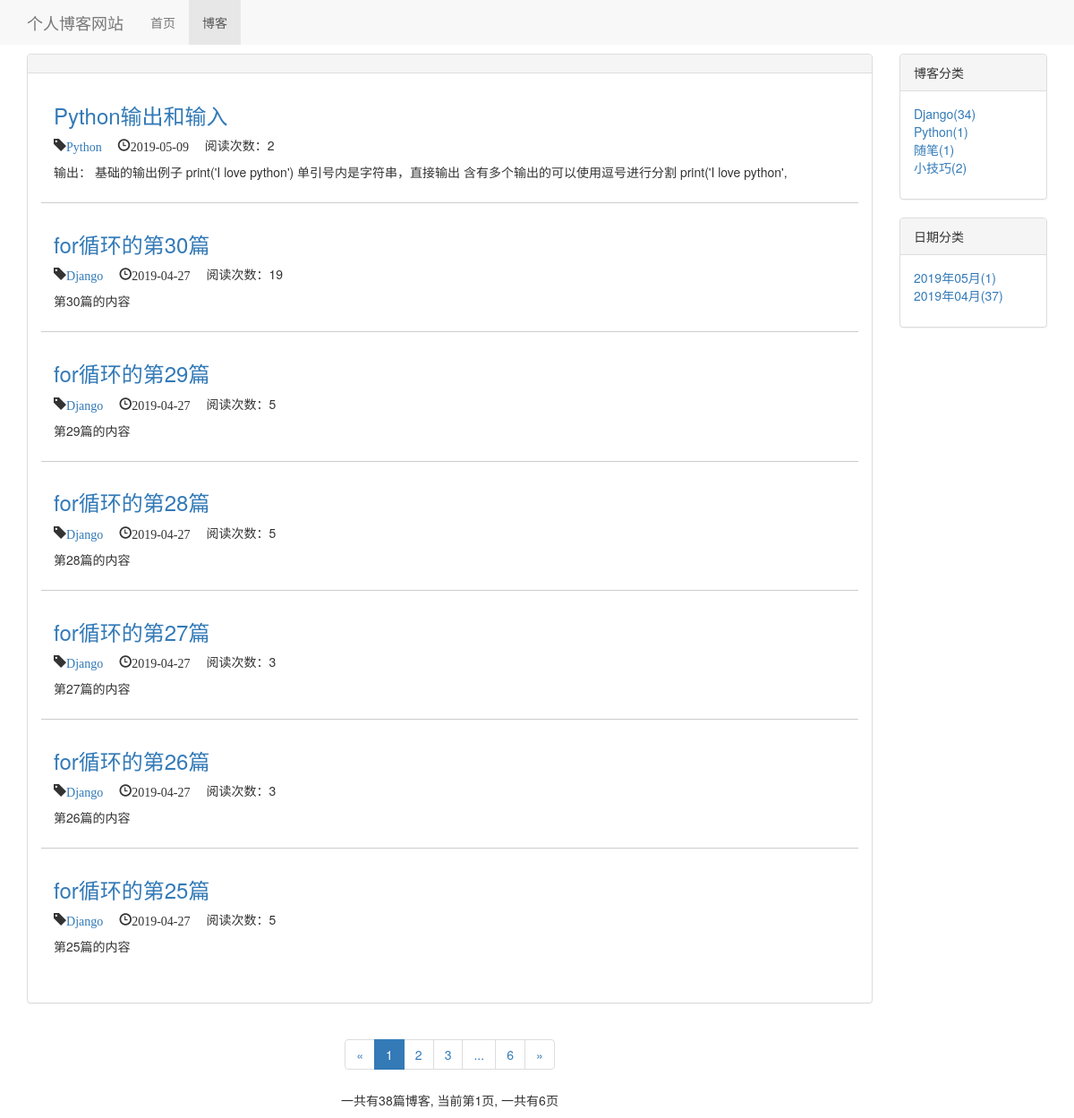
/blog/, run on an earlier commit of the app's database.
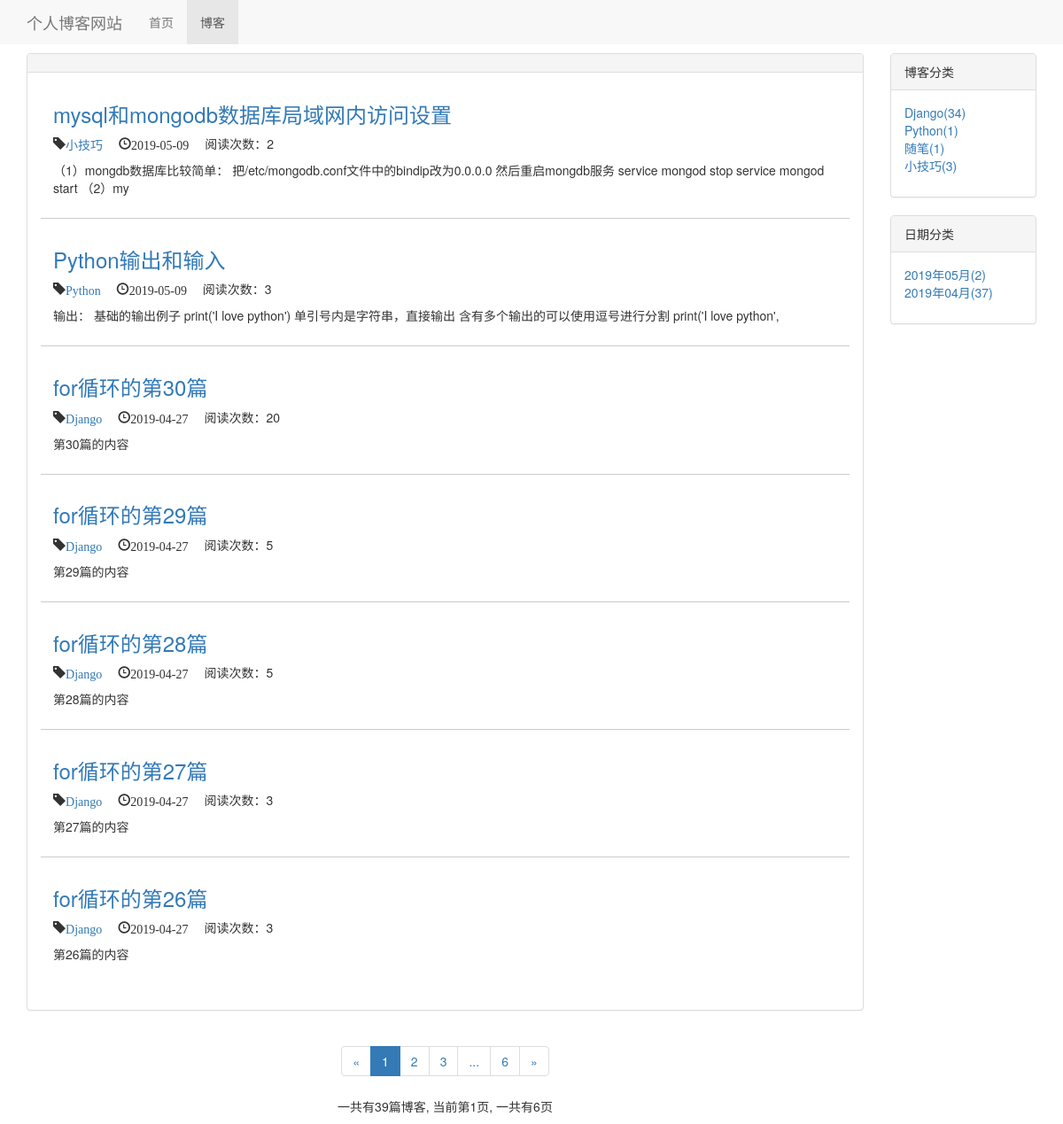
And on a later commit of the database.
### blog/models.py (models this page shows, shortened)
class Blog(models.Model, ReadNumExpandMethod):
    read_details = GenericRelation(ReadDetail)
    title = models.CharField(max_length=50)
    blog_type = models.ForeignKey(BlogType, on_delete=models.DO_NOTHING)
    content = RichTextUploadingField(config_name='my_config')
    author = models.ForeignKey(User, on_delete=models.DO_NOTHING)
    created_time = models.DateTimeField(auto_now_add=True)
    last_update_time = models.DateTimeField(auto_now=True)
    is_delete = models.BooleanField(default=False)
    class Meta:
        ordering = ['-created_time']  # 按照创建时间新到旧进行排序

class BlogType(models.Model):
    blog_type = models.CharField(max_length=15)
    def __str__(self):
        return self.blog_type

### read_statistics/models.py (models this page shows)
class ReadNum(models.Model):
    read_num = models.IntegerField(default=0)
    content_type = models.ForeignKey(ContentType, on_delete=models.DO_NOTHING)
    object_id = models.PositiveIntegerField()
    content_object = GenericForeignKey('content_type', 'object_id')

### blog/views.py (the view)
# urls.py: path('', views.Blog_list, name='blog_list'),
def Blog_list(request):
    blogs_all_list = Blog.objects.filter(is_delete=False)
    context = get_common_blog_data(request, blogs_all_list)
    return render(request, "blog/blog_list.html", context)

### read_statistics/models.py (called while the page is built)
    def get_read_num(self):
        try:
            ct = ContentType.objects.get_for_model(self)
            readnum = ReadNum.objects.get(content_type=ct, object_id=self.pk)
            return readnum.read_num
        except exceptions.ObjectDoesNotExist:
            return 0

### blog/templates/blog/blog_list.html (shortened to what this page needs)
{% extends 'base.html' %}
{% load staticfiles %}
{% block header_extends %}
    <link rel="stylesheet" href="{% static 'blog.css' %}">
{% endblock %}
{% block nav_blog_active %}
    active
{% endblock %}
{% block content %}
    <div class="container">
        <div class="row">
            <div class="col-xs-12 col-sm-8 col-md-9 col-lg-10">
                <div class="panel panel-default">
                    <div class="panel-heading">
                    </div>
                    <div class="panel-body">
                        <ul style="list-style-type: none">
                            {% for blog in page_of_blogs %}
                                <div class="blog">
                                    <h3><a href="{% url 'blog_detail' blog.pk %}">{{ blog.title }}</a></h3>
                                    <p class="blog-info">
                                        <span class="glyphicon glyphicon-tag"><a href="{% url 'blog_with_type' blog.blog_type.pk %}">{{ blog.blog_type }}</a></span>
                                        <span class="glyphicon glyphicon-time">{{ blog.created_time | date:'Y-m-d' }}</span>
                                        <span>阅读次数：{{ blog.get_read_num }}</span>
                                    </p>
                                    <p>{{ blog.content | striptags | safe | truncatechars:120 }}</p>
                                </div>
                            {% empty %}
                                <div class="blog">
                                    <h3>--暂无博客敬请期待--</h3>
                                </div>
                            {% endfor %}
                        </ul>
                    </div>
                </div>
                <div class="paginator">
                    <ul class="pagination">
                        <li>
                            {% if page_of_blogs.has_previous %}
                                <a href="?page={{ page_of_blogs.previous_page_number }}" aria-label="Previous">
                                    <span aria-hidden="true">&laquo;</span>
                                </a>
                            {% else %}
                                <span aria-hidden="true">&laquo;</span>
                            {% endif %}
                        </li>
                            {% for page_num in page_list %}
                                {% if page_num == page_of_blogs.number%}
                                    <li class="active"><span>{{ page_num }}</span></li>
                                {% elif page_num == '...'%}
                                    <li><span>{{ page_num }}</span></li>
                                {% else %}
                                    <li><a href="?page={{ page_num }}">{{ page_num }}</a></li>
                                {% endif %}
                            {% endfor %}
                        <li>
                            {% if page_of_blogs.has_next %}
                                <a href="?page={{ page_of_blogs.next_page_number }}" aria-label="Next">
                                    <span aria-hidden="true">&raquo;</span>
                                </a>
                            {% else %}
                                <span aria-hidden="true">&raquo;</span>
                            {% endif %}
                        </li>
                    </ul>
                    <p>
                        一共有{{ blog_count }}篇博客, 当前第{{ page_of_blogs.number }}页, 一共有{{ total_page }}页
                    </p>
                </div>
            </div>
            <div class="hidden-xs col-sm-4 col-md-3 col-lg-2">
                <div class="panel panel-default">
                    <div class="panel-heading">
                        博客分类
                    </div>
                    <div class="panel-body">
                        <ul class="blog-types">
                            {% for blog_type in blog_type %}
                                <li>
                                    <a href="{% url 'blog_with_type' blog_type.pk %}">
                                        {{ blog_type.blog_type }}({{ blog_type.blog_count }})
                                    </a></li>
                            {% empty %}
                                <li>暂无分类</li>
                            {% endfor %}
                        </ul>
                    </div>
                </div>
                <div class="panel panel-default">
                    <div class="panel-heading">
                        日期分类
                    </div>
                    <div class="panel-body">
                        <ul class="blog-date">
                            {% for blog_date, blog_date_count in blog_date.items %}
                                <li>
                                    <a href="{% url 'blos_with_date' blog_date.year blog_date.month %}">
                                        {{ blog_date | date:'Y年m月' }}({{ blog_date_count }})
                                    </a>
                                </li>
                            {% empty %}
                                <li>暂无分类</li>
                            {% endfor %}
                        </ul>
                    </div>
                </div>
            </div>
        </div>
    </div>
{% endblock %}

### templates/base.html (shortened to what this page needs)
{% load staticfiles %}
<!doctype html>
<html lang="zh-CN">
<head>
    <link rel="stylesheet" href="{% static '/bootstrap-3.3.7/css/bootstrap.min.css' %}">
    <link rel="stylesheet" href="/static/base.css">
    {% block header_extends %}{% endblock %}
</head>
<body>
    <div class="nabar navbar-default navbar-fixed-top" role="navigation">
        <div class="container-fluid">
            <div class="navbar-header">
                <a class="navbar-brand" href="{% url 'home' %}">个人博客网站
                </a>
            </div>
            <div class="collapse navbar-collapse" id="bs-example-navbar-collapse-1">
                <ul class="nav navbar-nav">
                <li class="{% block nav_home_active %}
                {% endblock %}"><a href="{% url 'home' %}">首页</a></li>
                <li class="{% block nav_blog_active %}
                {% endblock %}"><a href="{% url 'blog_list' %}">博客</a></li>
                </ul>
            </div>
        </div>
    </div>
    <div class="content">
        {% block content %}
        {% endblock %}
    </div>
</body>
</html>

### static/base.css (style rules this page uses)
* { margin: 0; padding: 0; }
body { margin-top: 60px; }
ul { list-style-type: none; }

### blog/static/blog.css (style rules this page uses)
ul.blog-types { list-style-type: none; }
div.blog { margin-bottom: 1em; padding: 1em; }
div.blog:not(:last-child) { border-bottom: 1px solid #cccccc; }
div.blog h3 { margin-top: 0.2em; }
div.paginator { text-align: center; }
p.blog-info span { margin-right: 1em; }

What changed in the data, as far as the page shows it:
no longer on this page (row unchanged): Blog: title "for循环的第25篇", blog_type "Django", created_time "2019-04-27", get_read_num "5", content "第25篇的内容"
added Blog: title "mysql和mongodb数据库局域网内访问设置", blog_type "小技巧", created_time "2019-05-09", get_read_num "2", content "（1）mongdb数据库比较简单： 把/etc/mongodb.conf文件中的bindip改为0.0.0.0 然后重启mongdb服务 service mongod stop service mongod start （2）my"
changed Blog "Python输出和输入": get_read_num "2" → "3"
changed through a linked row, Blog "for循环的第30篇": get_read_num "19" → "20"
computed for BlogType "小技巧": blog_count "2" → "3"
Also different on the page:
{{ blog_count }}: "38" → "39"
new list line: "2019年05月 ( 2 )"
list line gone: "2019年05月 ( 1 )"
